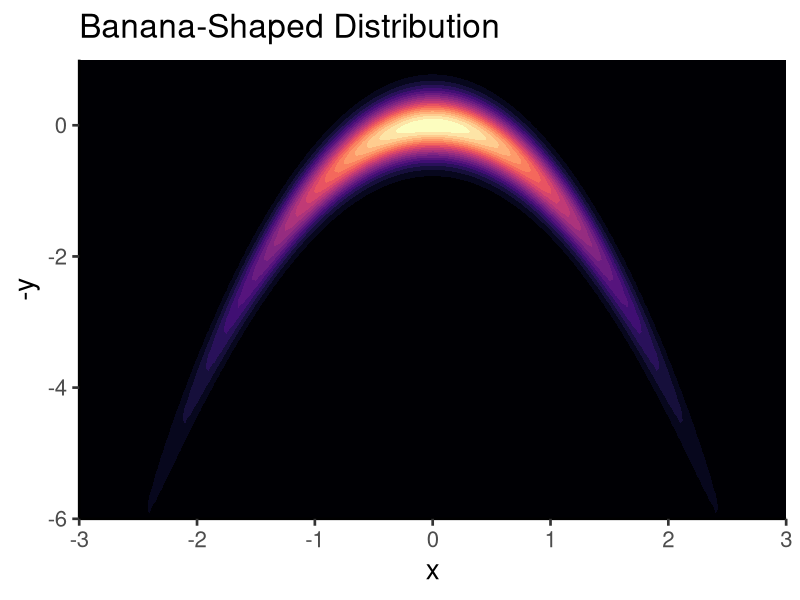
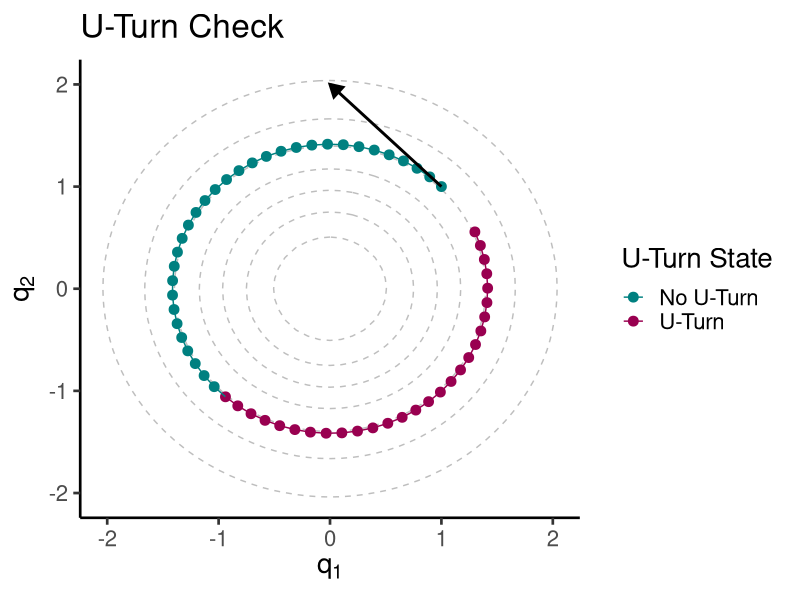
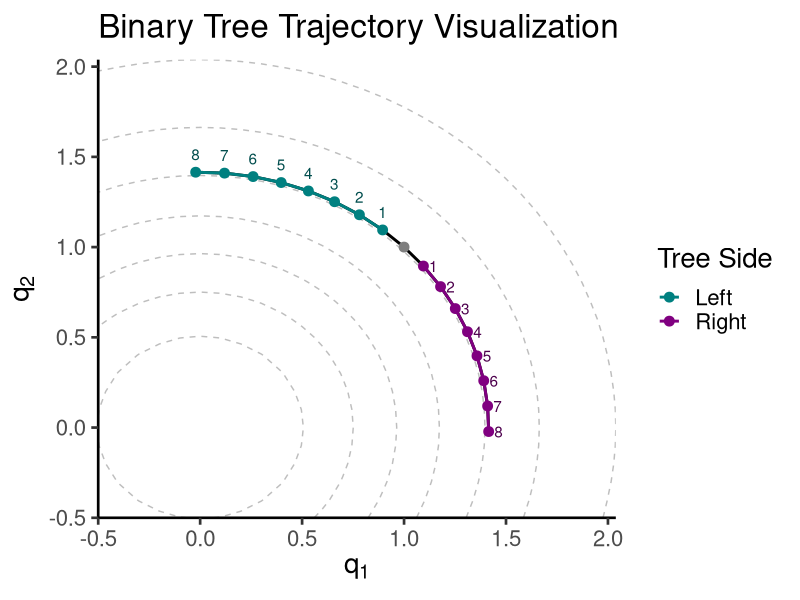
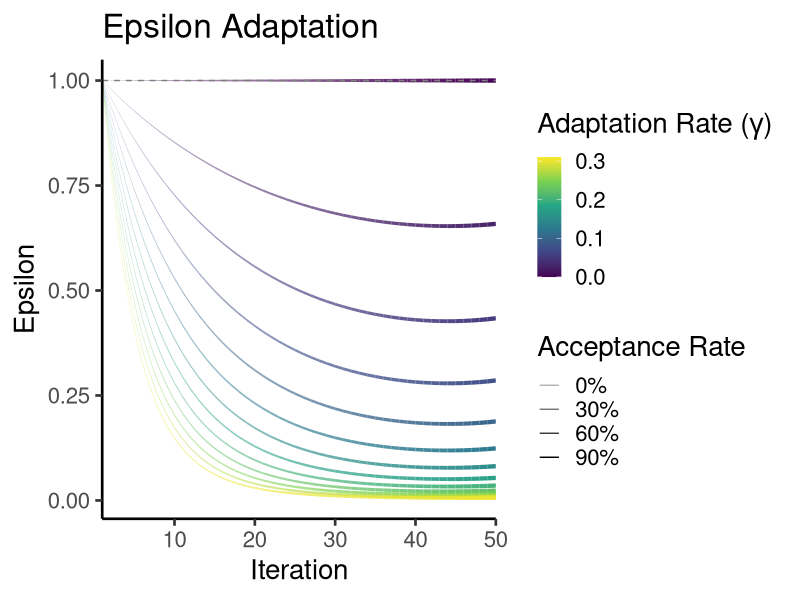
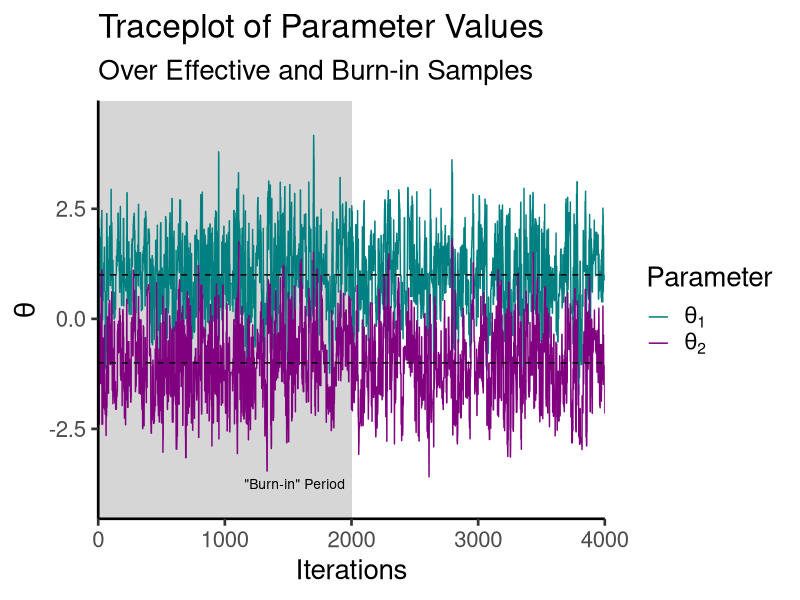
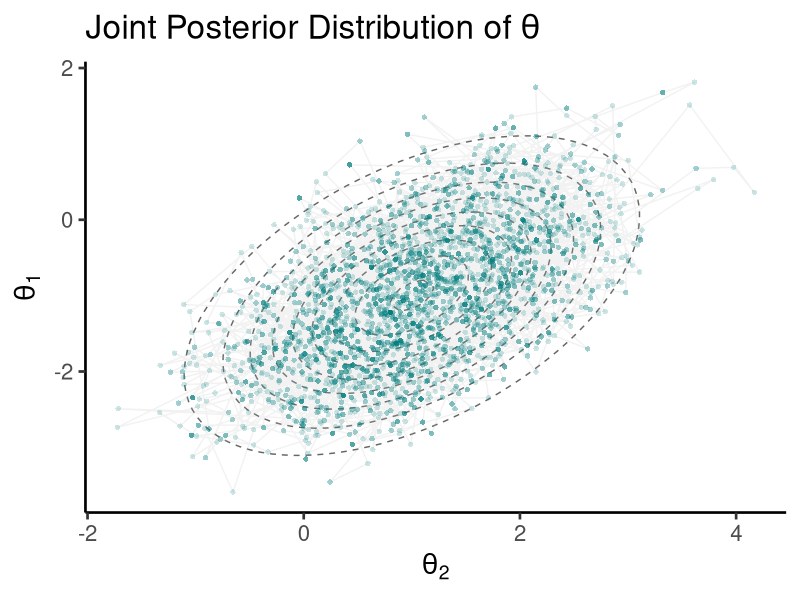

Here is the R script that generated these plots, in order:
## ---- chunk 1
#| include: false
library(ggplot2)
library(data.table)

theme_set(new = theme_classic(base_size = 20))
## ---- chunk 2
#| code-fold: true

xy_seq <- seq(-6, 6, .05)
df <- expand.grid(x = xy_seq, y = xy_seq)
df$z <- with(df, {
  x_square <- (x^2)
  yx_square <- ((y - x_square)^2) / .1
  exp(-0.5 * x_square - 0.5 * yx_square)
})

ggplot(df, aes(x, -y, z = z)) +
  geom_contour_filled(bins = 20, na.rm = TRUE, show.legend = FALSE) +
  scale_y_continuous(limits = c(-6,1), expand = c(0,0), 
                     oob = scales::squish_infinite) +
  scale_x_continuous(limits = c(-3,3), expand = c(0,0), 
                     oob = scales::squish_infinite) +
  labs(title = "Banana-Shaped Distribution") +
  scale_fill_viridis_d(option = "A")
## ---- chunk 3
#| code-fold: true

q0 <- c(1, 1)
p0 <- c(-1, 1)
epsilon <- 0.1
steps <- 60
Sigma <- diag(1,2)

xy_seq <- seq(-3, 3, by = .1)
dens_df <- expand.grid(x = xy_seq, y = xy_seq)
dens_df$z <- mvtnorm::dmvnorm(dens_df, c(0,0), Sigma)

positions <- matrix(0, nrow = steps, ncol = length(q0))
positions[1, ] <- q0

## Simplified leapfrog steps
q <- q0; p <- p0
for (i in 2:steps) {
  p_half <- p + (epsilon / 2) * (-q)  # Half-step for momentum
  q <- q + epsilon * p_half           # Full-step for position
  p <- p_half + (epsilon / 2) * (-q)  # Second half-step for momentum
  positions[i, ] <- q
}

# Check U-Turn
uturn_check <- apply(positions, 1, function(qp) {
  sum((qp - q0) * p0) < 0
})

plot_data <- data.table(x = positions[, 1], 
                        y = positions[, 2], 
                        is_uturn = uturn_check)

ggplot(plot_data, aes(x = x, y = y)) +
  geom_contour(data = dens_df, aes(x, y, z = z), col = "gray", 
               linetype = 2) +
  geom_point(aes(color = is_uturn), size = 3) +
  geom_path(aes(color = is_uturn, group = 1)) +
  annotate(geom = "segment", 
           x = q0[1], y = q0[2], 
           xend = q0[1] + p0[1], yend = q0[2] + p0[2], 
           arrow = arrow(length = unit(1/3, "cm"), type = "closed"), 
           lwd = 1, linejoin = "mitre") +
  labs(title = "U-Turn Check", 
       x = expression(q[1]), 
       y = expression(q[2])) +
  scale_color_manual(values = c("#008080", "#990050"), 
                     labels = c("No U-Turn", "U-Turn"),
                     name = "U-Turn State")
## ---- chunk 4
# Log-posterior function
log_posterior <- function(q, Sigma, mu) {
  diff <- q - mu
  -0.5 * t(diff) %*% solve(Sigma) %*% diff - 0.5 * log(det(Sigma))
}

## Gradient of Log-posterior
grad_log_posterior <- function(q, Sigma, mu) {
  -solve(Sigma, q - mu)
}
## ---- chunk 5
# Leapfrog integration
leapfrog <- function(q, p, grad_func, epsilon, Sigma, mu) {
  grad_q <- grad_func(q, Sigma, mu) # Gradient calculation
  p <- p + (epsilon / 2) * grad_q # Half-step for momentum
  q <- q + epsilon * p # Full-step for position
  grad_q <- grad_func(q, Sigma, mu)
  p <- p + (epsilon / 2) * grad_q # Half-step for momentum
  list(q = q, p = p)
}

## ---- chunk 6
# Initialization
nuts_init <- function(q0, Sigma, mu, epsilon) {
  list(
    q = q0, # Initial position
    mu = mu,
    p = rnorm(length(q0), 0, 1), # Initial random momentum
    epsilon = epsilon # Initial step size (this will be adapted later)
  )
}

# Example initialization
q0 <- c(0, 0) # Starting position
mu <- c(-1,1) # Target location
epsilon = 0.1 # Step size

nuts_state <- nuts_init(q0, Sigma, mu, epsilon)
## ---- chunk 7
#| code-fold: show

# U-turn check (dot product of momentum vectors)
is_uturn <- function(q_left, q_right, p_left, p_right) {
  (sum((q_right - q_left) * p_left) < 0) || 
    (sum((q_right - q_left) * p_right) < 0)
}

# Build a trajectory (doubling until U-turn)
build_trajectory <- function(q, p, grad_func, epsilon, Sigma, mu) {
  q_left <- q
  p_left <- p
  q_right <- q
  p_right <- p
  trajectory <- list(q = q, p = p)
  
  j <- 0
  while (!is_uturn(q_left, q_right, p_left, p_right) && j < 10) {
    if (runif(1) < 0.5) {
      # Expand left
      leapfrog_result <- leapfrog(q_left, p_left, grad_func, -epsilon, Sigma, mu)
      q_left <- leapfrog_result$q
      p_left <- leapfrog_result$p
    } else {
      # Expand right
      leapfrog_result <- leapfrog(q_right, p_right, grad_func, epsilon, Sigma, mu)
      q_right <- leapfrog_result$q
      p_right <- leapfrog_result$p
    }
    trajectory$q <- cbind(trajectory$q, leapfrog_result$q)
    trajectory$p <- cbind(trajectory$p, leapfrog_result$p)
    j <- j + 1
  }
  index <- sample(1:ncol(trajectory$q), 1)
  list(q = trajectory$q[, index], p = trajectory$p[, index])
}
## ---- chunk 8
#| code-fold: true

nsteps <- 1000
positions <- matrix(NA, nrow = nsteps, ncol = 2)

xy_seq <- seq(-.5, 3, by = .1)
dens_df <- expand.grid(x = xy_seq, y = xy_seq)
dens_df$z <- mvtnorm::dmvnorm(dens_df, c(0,0), diag(1,2))

set.seed(42)
for (i in seq_len(nsteps)) {
  positions[i,] <- build_trajectory(
    q = c(1, 1),
    p = c(-1, 1),
    grad_func = grad_log_posterior,
    epsilon = 0.1,
    Sigma = diag(1,2),
    mu = c(0,0)
  )$q
}

positions <- unique(positions) |> 
  data.table::as.data.table()

positions[V1 > 1, side := "Right"]
positions[V1 < 1, side := "Left"]
positions[V1 == 1, side := "Initial Position"]

ggplot(positions, aes(x = V1, y = V2)) +
  geom_contour(data = dens_df, aes(x, y, z = z), col = "gray", 
               linetype = 2) +
  geom_line(linewidth = 1) +
  geom_line(aes(col = side), linewidth = 1) +
  geom_point(aes(col = side), size = 3) +
  labs(title = "Binary Tree Trajectory Visualization", 
       x = expression(q[1]), y = expression(q[2]),
       col = "Tree Side") +
  scale_color_manual(values = c(rgb(0,0.5,0.5,1),
                                rgb(0.5,0,0.5,1),
                                rgb(0.2,0.2,0.2,1)),
                     breaks = c("Left", "Right")) +
  annotate(geom = "text", 
           x = positions[side=="Left"][order(V2), V1],
           y = positions[side=="Left"][order(V2), V2] + .1,
           label = 1:8, col = rgb(0,0.3,0.3,1)) +
  annotate(geom = "text", 
           x = positions[side=="Right"][order(V1), V1] + .05,
           y = positions[side=="Right"][order(V1), V2],
           label = 1:8, col = rgb(0.3,0,0.3,1)) +
  scale_x_continuous(expand = c(0,0)) +
  scale_y_continuous(expand = c(0,0))
## ---- chunk 9
# Metropolis-Hastings acceptance probability
acceptance_prob <- function(current_logp, proposed_logp) {
  min(1, exp(proposed_logp - current_logp))
}
## ---- chunk 10
#| code-fold: false

adapt_epsilon <- function(epsilon, lambda_ca, lambda_ta = 0.8, gamma = 0.5) {
  delta <- lambda_ca - lambda_ta
  epsilon <- epsilon * exp(gamma * delta)
  epsilon
}
## ---- chunk 11
#| code-fold: TRUE

epsilons <- numeric(50)
  accept_rates <- seq(0, 0.9, length.out = 50)
  epsilons[1] <- 1.0
  gammas <- seq(0, 0.30, by = 0.025)
  plot_data <- list()
  
  for (i in seq_along(gammas)) {
    for (j in 2:length(epsilons)) {
      epsilons[j] <- adapt_epsilon(
        epsilon = epsilons[j - 1], 
        lambda_ca = accept_rates[j], 
        lambda_ta = 0.8,
        gamma = gammas[i])
    }
    plot_data[[i]] <- data.table::data.table(
      iteration = 1:50,
      epsilon = epsilons,
      gamma = gammas[i],
      accept_rate = accept_rates
    )
  }
  
  plot_data <- data.table::rbindlist(plot_data)
  
  ggplot(plot_data, aes(x = iteration, y = epsilon, col = gamma, group = gamma)) +
    geom_line(aes(linewidth = accept_rate, alpha = accept_rate)) +
    labs(title = "Epsilon Adaptation", x = "Iteration", 
         y = "Epsilon", col = expression("Adaptation Rate ("*gamma*")")) +
    geom_hline(yintercept = 1, linewidth = 1/2, color = "gray50", linetype = 2) +
    scale_alpha_continuous(range = c(0.3,1), name = "Acceptance Rate",
                           labels = scales::label_percent(),
                           limits = c(0, .9), 
                           breaks = c(0, .3, .6, .9)) +
    scale_linewidth_continuous(range = c(0.1, 1.5), 
                               name = NULL, labels = NULL, breaks = NULL) +
    scale_x_continuous(expand = c(0,0)) +
    scale_color_viridis_c(limits = c(0, .31))
## ---- chunk 12
# Full NUTS sampler
nuts <- function(log_posterior, grad_log_posterior, 
                 q0, Sigma, mu, 
                 epsilon, lambda_ta, gamma,
                 n_samples = 1000, n_warmup = 500) {
  # Initialization
  nuts_state <- nuts_init(q0, Sigma, mu, epsilon)
  samples <- matrix(0, nrow = n_samples + n_warmup, ncol = length(q0))
  
  # Warmup phase for step size adaptation
  for (i in 1:n_warmup) {
    nuts_state$p <- rnorm(length(q0), 0, 1) # Resample momentum
    trajectory <- build_trajectory(nuts_state$q, nuts_state$p, grad_log_posterior, nuts_state$epsilon, Sigma, mu)
    
    #Metropolis Hastings
    current_logp <- log_posterior(nuts_state$q, Sigma, mu)
    proposed_logp <- log_posterior(trajectory$q, Sigma, mu)
  
    acc_rate <- acceptance_prob(current_logp, proposed_logp)
    
    if(runif(1) < acc_rate){
      nuts_state$q <- trajectory$q
    }
    
    ## Adaptative epsilon
    nuts_state$epsilon <- adapt_epsilon(epsilon, acc_rate, lambda_ta, gamma)
    
    samples[i, ] <- nuts_state$q
  }
  
  # Sampling phase
  for (i in 1:n_samples) {
    nuts_state$p <- rnorm(length(q0), 0, 1) # Resample momentum
    trajectory <- build_trajectory(nuts_state$q, nuts_state$p, grad_log_posterior, nuts_state$epsilon, Sigma, mu)
    
    #Metropolis Hastings
    current_logp <- log_posterior(nuts_state$q, Sigma, mu)
    proposed_logp <- log_posterior(trajectory$q, Sigma, mu)
  
    if(runif(1) < acceptance_prob(current_logp, proposed_logp)){
      nuts_state$q <- trajectory$q
    }
    
    samples[i + n_warmup, ] <- nuts_state$q
  }
  
  samples
}
## ---- chunk 13
#| code-fold: false

## Initial parameters
q0 <- c(0, 0)    # Starting positions
mu <- c(1, -1)   # Target location of the distribution
epsilon <- 0.5   # (Initial) Step size for HMC exploring
lambda_ta <- .75 # Target acceptance rate
gamma <- 0.5     # Adaptation rate for epsilon

# Variance-Covariance Matrix
Sigma <- matrix(
  data = c(1, 0.5, 
           0.5, 1), 
  nrow = 2
)

set.seed(1234) # Seed for reproducibility

# Our main function — HMC-NUTS sampler
samples <- nuts(
  log_posterior, grad_log_posterior,         # Distribution functions
  q0, Sigma, mu,                             # Target parameters
  epsilon, lambda_ta, gamma,
  n_samples = 2000, n_warmup = 2000 # Sampler hyperparameter
)
## ---- chunk 14
#| code-fold: true

plot_df <- as.data.table(samples)
plot_df[, iter := seq_len(.N)]

plot_df <- melt(plot_df, id.vars = "iter")

ggplot(plot_df, aes(iter, value, col = variable)) +
  annotate(geom = "ribbon", alpha = 1/5,
           x = c(0, 2000), ymin = -Inf, ymax = Inf) +
  annotate(geom = "text", x = 1950, y = -3.75, label = "\"Burn-in\" Period", hjust = 1,
           size = 3.5) +
  geom_line(linewidth = 1/2) +
  geom_hline(yintercept = c(-1,1), linetype = 2) +
  labs(color = "Parameter", y = expression(theta), x = "Iterations",
       title = "Traceplot of Parameter Values",
       subtitle = "Over Effective and Burn-in Samples") +
  scale_color_manual(values = c(rgb(0,.5,.5,1),rgb(.5,0,.5,1)),
                     labels = c("theta[1]", "theta[2]") |> 
                       scales::label_parse()()) +
  scale_y_continuous(expand = c(0.1,0)) +
  scale_x_continuous(expand = c(0,0))
## ---- chunk 15
#True density
xy_seq <- seq(-4, 4, by = .1)
dens_df <- expand.grid(x = xy_seq, y = xy_seq)
dens_df$z <- mvtnorm::dmvnorm(dens_df, mu, Sigma)

ggplot(data = data.frame(samples), aes(x = X1, X2))+
  geom_contour(data = dens_df, aes(x, y, z = z), 
               col = "gray40", linetype = 2) +
  geom_path(alpha = .2, col = "gray") +
  geom_point(col = rgb(0,0.5,0.5,1), alpha = 1/5, pch = 16) +
  labs(x = expression(theta[2]), y = expression(theta[1]),
       title = expression("Joint Posterior Distribution of"~theta))
## ---- chunk 16
# Calculate ESS for each parameter
coda::mcmc(samples, start = 2000 + 1) |> 
  coda::effectiveSize()
## ---- chunk 17
#| code-fold: false

n_chains <- 4 # Number of independent chains

set.seed(1234) # Seed for reproducibility

# Our main function within a lapply() statement for looping
nuts_model <- lapply(seq_len(n_chains), function(x) {
  samples <- nuts(
    log_posterior, grad_log_posterior,
    q0, Sigma, mu,
    epsilon, lambda_ta, gamma,
    n_samples = 2000, n_warmup = 2000
  )
  `dimnames<-`(samples, list(NULL, c("theta_1", "theta_2")))
})
## ---- chunk 18
# Calculate R-hat
nuts_model |> 
  lapply(coda::mcmc, start = 2e3 + 1) |> 
  coda::mcmc.list() |> 
  coda::gelman.diag() |> 
  lapply(round,3)
